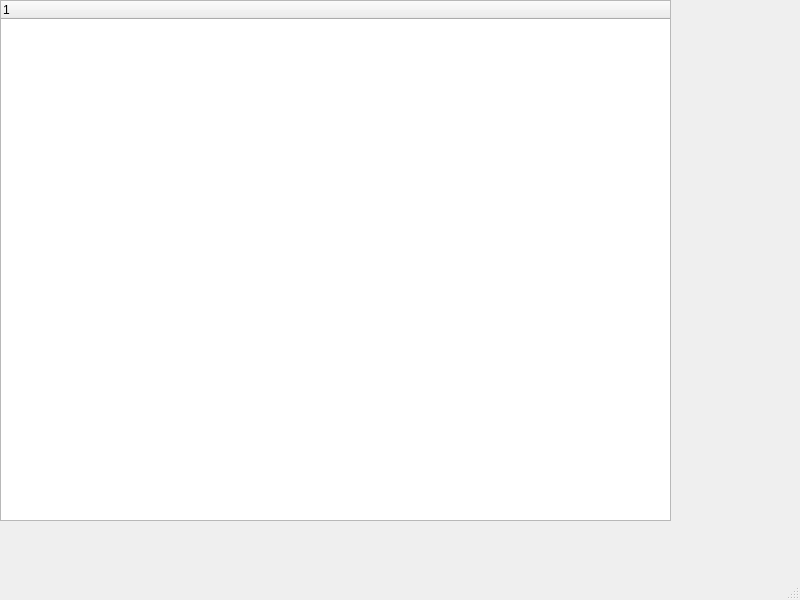
<?xml version="1.0" encoding="UTF-8"?>
<ui version="4.0">
 <class>MainWindow</class>
 <widget class="QMainWindow" name="MainWindow">
  <property name="geometry">
   <rect>
    <x>0</x>
    <y>0</y>
    <width>800</width>
    <height>600</height>
   </rect>
  </property>
  <property name="windowTitle">
   <string>MainWindow</string>
  </property>
  <widget class="QWidget" name="centralwidget">
   <widget class="QTreeWidget" name="treeWidget">
    <property name="geometry">
     <rect>
      <x>0</x>
      <y>0</y>
      <width>671</width>
      <height>521</height>
     </rect>
    </property>
    <column>
     <property name="text">
      <string notr="true">1</string>
     </property>
    </column>
   </widget>
  </widget>
  <widget class="QMenuBar" name="menubar">
   <property name="geometry">
    <rect>
     <x>0</x>
     <y>0</y>
     <width>800</width>
     <height>22</height>
    </rect>
   </property>
  </widget>
  <widget class="QStatusBar" name="statusbar"/>
 </widget>
 <resources/>
 <connections/>
</ui>
